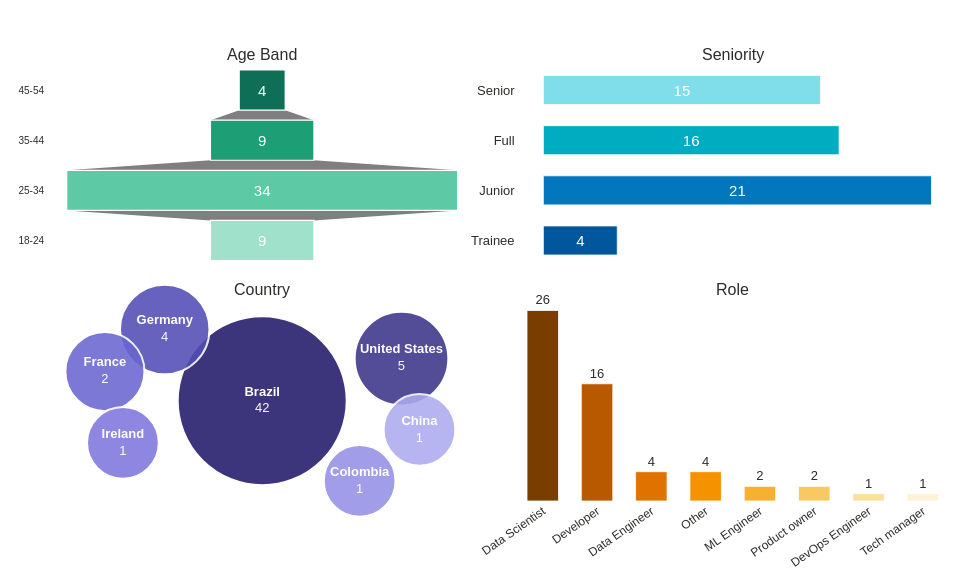

Here is the notebook cell this chart was saved with:
### Code cell
import numpy as np
from plotly.subplots import make_subplots
import plotly.graph_objects as go

# ── Palettes (extended so they never run short as N grows) ────────────────────
_TEAL   = ["#0F6E56", "#1D9E75", "#5DCAA5", "#9FE1CB", "#C5F0E3", "#E0F8F2"]
_BLUE   = ["#01579B", "#0277BD", "#00ACC1", "#80DEEA", "#B2EBF2", "#E0F7FA"]
_PURPLE = ["#231A6B", "#3C3489", "#524DB5", "#6B66D0", "#7F77DD", "#9590E6", "#ADAAF0", "#C5C3F7"]
_CORAL  = ["#993C1D", "#D85A30", "#E87A55", "#F0997B", "#F5C4B3", "#FAE0D6", "#FDF0EC", "#FEF8F5"]
_AMBER  = ["#7A3D00", "#B85900", "#E07200", "#F59200", "#F8B030", "#FAC860", "#FCE09A", "#FEF2D5"]
_BG = "#FFFFFF"

# ── Data ─────────────────────────────────────────────────────────────────────
# 1. Age Band — oldest→youngest (top→bottom in funnel)
_age = (df["age_band"].value_counts()
        .reindex(["45-54", "35-44", "25-34", "18-24"])
        .dropna().astype(int))

# 2. Seniority — short labels; Intern at bottom, Senior at top
_SEN_SHORT = {
    "Trainee": "Trainee",
    "Junior (up to 5 years)": "Junior",
    "Full (6 to 9 years)": "Full",
    "Senior (10+ years)": "Senior",
}
_sen = (df["seniority_norm"].map(_SEN_SHORT).value_counts()
        .reindex(list(_SEN_SHORT.values())).dropna().astype(int))

# 3. Country — largest bubble centred, rest in tight ring
_cvc = df["norm_country"].value_counts()
_cdf = pd.DataFrame({"country": _cvc.index, "n": _cvc.values}).sort_values("n", ascending=False).reset_index(drop=True)
_nc  = len(_cdf)
_ang = [2 * np.pi * i / max(_nc - 1, 1) + np.pi / 5 for i in range(_nc - 1)]
_bx  = [0.0] + [0.65 * np.cos(a) for a in _ang]
_by  = [0.0] + [0.4  * np.sin(a) for a in _ang]

if "Germany" in _cdf["country"].values:
    idx_germany = _cdf.index[_cdf["country"] == "Germany"][0]
    _bx[idx_germany] -= 0.3
if "Colombia" in _cdf["country"].values:
    idx_colombia = _cdf.index[_cdf["country"] == "Colombia"][0]
    _bx[idx_colombia] += 0.30
    _by[idx_colombia] -= 0.05

_bsz = (np.sqrt(_cdf["n"]) / np.sqrt(_cdf["n"].max()) * 115 + 54).tolist()

# 4. Role — most frequent on the left
_role = df["role_group"].value_counts().sort_values(ascending=False)

# ── Figure (2×2) ─────────────────────────────────────────────────────────────
fig_demo = make_subplots(
    rows=2, cols=2,
    specs=[[{"type": "funnel"}, {"type": "xy"}],
           [{"type": "xy"},     {"type": "xy"}]],
    subplot_titles=["Age Band", "Seniority", "Country", "Role"],
    horizontal_spacing=0.04,
    vertical_spacing=0.08,
)

# 1 — Funnel (row 1, col 1)
fig_demo.add_trace(go.Funnel(
    y=_age.index.tolist(), x=_age.values.tolist(),
    textinfo="value",
    textfont=dict(color="white", size=15, family="sans-serif"),
    marker=dict(color=_TEAL[:len(_age)], line=dict(color="white", width=1.2)),
    connector=dict(line=dict(color="rgba(0,0,0,0)", width=0)),
), row=1, col=1)

# 2 — Horizontal bar (Seniority) — leading spaces create gap between label and bar
fig_demo.add_trace(go.Bar(
    y=["  " + lbl for lbl in _sen.index.tolist()], x=_sen.values.tolist(),
    orientation="h",
    marker=dict(color=_BLUE[:len(_sen)], line=dict(color="white", width=0.8)),
    text=_sen.values.tolist(), textposition="inside",
    insidetextanchor="middle",
    textfont=dict(color="white", size=15),
    width=0.58,
), row=1, col=2)

# 3 — Bubble (Country) (row 2, col 1)
fig_demo.add_trace(go.Scatter(
    x=_bx, y=_by,
    mode="markers+text",
    marker=dict(size=_bsz, color=_PURPLE[:_nc], opacity=0.88,
                line=dict(color="white", width=2.0), sizemode="diameter"),
    text=[f"<b>{c}</b><br>{n}" for c, n in zip(_cdf["country"], _cdf["n"])],
    textposition="middle center",
    textfont=dict(color="white", size=13, family="sans-serif"),
    hovertemplate="%{text}<extra></extra>", cliponaxis=False
), row=2, col=1)

# 4 — Vertical bar (Role) — most frequent on left, counts above bars
fig_demo.add_trace(go.Bar(
    x=_role.index.tolist(), y=_role.values.tolist(),
    marker=dict(color=_AMBER[:len(_role)], line=dict(color="white", width=0.8)),
    text=_role.values.tolist(), textposition="outside",
    textfont=dict(size=13, color="#2C2C2A"),
    width=0.58, cliponaxis=False,
), row=2, col=2)

# ── Styling ───────────────────────────────────────────────────────────────────
fig_demo.update_layout(
    paper_bgcolor=_BG, plot_bgcolor=_BG,
    showlegend=False, width=960, height=580,
    margin=dict(t=65, b=30, l=10, r=10),
    font=dict(family="sans-serif", size=10, color="#2C2C2A"),
)
# Seniority (row 1, col 2)
fig_demo.update_xaxes(showgrid=False, zeroline=False, showticklabels=False,
                      range=[-1.5, int(_sen.max()) + 1], row=1, col=2)
fig_demo.update_yaxes(showgrid=False, zeroline=False,
                      tickfont=dict(size=13), row=1, col=2)
# Country (row 2, col 1)
fig_demo.update_xaxes(showgrid=False, zeroline=False, showticklabels=False,
                      range=[-0.82, 0.82], row=2, col=1)
fig_demo.update_yaxes(showgrid=False, zeroline=False, showticklabels=False,
                      range=[-0.56, 0.56], row=2, col=1)
# Role (row 2, col 2) — vertical bar
fig_demo.update_xaxes(showgrid=False, zeroline=False,
                      tickangle=-35, tickfont=dict(size=12), row=2, col=2)
fig_demo.update_yaxes(showgrid=False, zeroline=False, showticklabels=False, row=2, col=2)

U.save_fig(fig_demo, "demographics")
fig_demo.show()

### Figure 1 — Plotly figure (JSON) as saved in the notebook; plotly's stock layout.template omitted (floating-point values rounded to 4 significant figures)
{"data": [{"connector": {"line": {"color": "rgba(0,0,0,0)", "width": 0}}, "marker": {"color": ["#0F6E56", "#1D9E75", "#5DCAA5", "#9FE1CB"], "line": {"color": "white", "width": 1.2}}, "textfont": {"color": "white", "family": "sans-serif", "size": 15}, "textinfo": "value", "type": "funnel", "x": [4, 9, 34, 9], "xaxis": "x", "y": ["45-54", "35-44", "25-34", "18-24"], "yaxis": "y"}, {"insidetextanchor": "middle", "marker": {"color": ["#01579B", "#0277BD", "#00ACC1", "#80DEEA"], "line": {"color": "white", "width": 0.8}}, "orientation": "h", "text": ["4", "21", "16", "15"], "textfont": {"color": "white", "size": 15}, "textposition": "inside", "type": "bar", "width": 0.58, "x": [4, 21, 16, 15], "xaxis": "x2", "y": ["  Trainee", "  Junior", "  Full", "  Senior"], "yaxis": "y2"}, {"cliponaxis": false, "hovertemplate": "%{text}<extra></extra>", "marker": {"color": ["#231A6B", "#3C3489", "#524DB5", "#6B66D0", "#7F77DD", "#9590E6", "#ADAAF0"], "line": {"color": "white", "width": 2}, "opacity": 0.88, "size": [169, 93.68, 89.49, 79.1, 71.74, 71.74, 71.74], "sizemode": "diameter"}, "mode": "markers+text", "text": ["<b>Brazil</b><br>42", "<b>United States</b><br>5", "<b>Germany</b><br>4", "<b>France</b><br>2", "<b>Ireland</b><br>1", "<b>Colombia</b><br>1", "<b>China</b><br>1"], "textfont": {"color": "white", "family": "sans-serif", "size": 13}, "textposition": "middle center", "type": "scatter", "x": [0, 0.5259, -0.3679, -0.5938, -0.5259, 0.3679, 0.5938], "xaxis": "x3", "y": [0, 0.2351, 0.3978, 0.1627, -0.2351, -0.4478, -0.1627], "yaxis": "y3"}, {"cliponaxis": false, "marker": {"color": ["#7A3D00", "#B85900", "#E07200", "#F59200", "#F8B030", "#FAC860", "#FCE09A", "#FEF2D5"], "line": {"color": "white", "width": 0.8}}, "text": ["26", "16", "4", "4", "2", "2", "1", "1"], "textfont": {"color": "#2C2C2A", "size": 13}, "textposition": "outside", "type": "bar", "width": 0.58, "x": ["Data Scientist", "Developer", "Data Engineer", "Other", "ML Engineer", "Product owner", "DevOps Engineer", "Tech manager"], "xaxis": "x4", "y": [26, 16, 4, 4, 2, 2, 1, 1], "yaxis": "y4"}], "layout": {"annotations": [{"font": {"size": 16}, "showarrow": false, "text": "Age Band", "x": 0.24, "xanchor": "center", "xref": "paper", "y": 1, "yanchor": "bottom", "yref": "paper"}, {"font": {"size": 16}, "showarrow": false, "text": "Seniority", "x": 0.76, "xanchor": "center", "xref": "paper", "y": 1, "yanchor": "bottom", "yref": "paper"}, {"font": {"size": 16}, "showarrow": false, "text": "Country", "x": 0.24, "xanchor": "center", "xref": "paper", "y": 0.46, "yanchor": "bottom", "yref": "paper"}, {"font": {"size": 16}, "showarrow": false, "text": "Role", "x": 0.76, "xanchor": "center", "xref": "paper", "y": 0.46, "yanchor": "bottom", "yref": "paper"}], "font": {"color": "#2C2C2A", "family": "sans-serif", "size": 10}, "height": 580, "margin": {"b": 30, "l": 10, "r": 10, "t": 65}, "paper_bgcolor": "#FFFFFF", "plot_bgcolor": "#FFFFFF", "showlegend": false, "width": 960, "xaxis": {"anchor": "y", "domain": [0, 0.48]}, "xaxis2": {"anchor": "y2", "domain": [0.52, 1], "range": [-1.5, 22], "showgrid": false, "showticklabels": false, "zeroline": false}, "xaxis3": {"anchor": "y3", "domain": [0, 0.48], "range": [-0.82, 0.82], "showgrid": false, "showticklabels": false, "zeroline": false}, "xaxis4": {"anchor": "y4", "domain": [0.52, 1], "showgrid": false, "tickangle": -35, "tickfont": {"size": 12}, "zeroline": false}, "yaxis": {"anchor": "x", "domain": [0.54, 1]}, "yaxis2": {"anchor": "x2", "domain": [0.54, 1], "showgrid": false, "tickfont": {"size": 13}, "zeroline": false}, "yaxis3": {"anchor": "x3", "domain": [0, 0.46], "range": [-0.56, 0.56], "showgrid": false, "showticklabels": false, "zeroline": false}, "yaxis4": {"anchor": "x4", "domain": [0, 0.46], "showgrid": false, "showticklabels": false, "zeroline": false}}}
